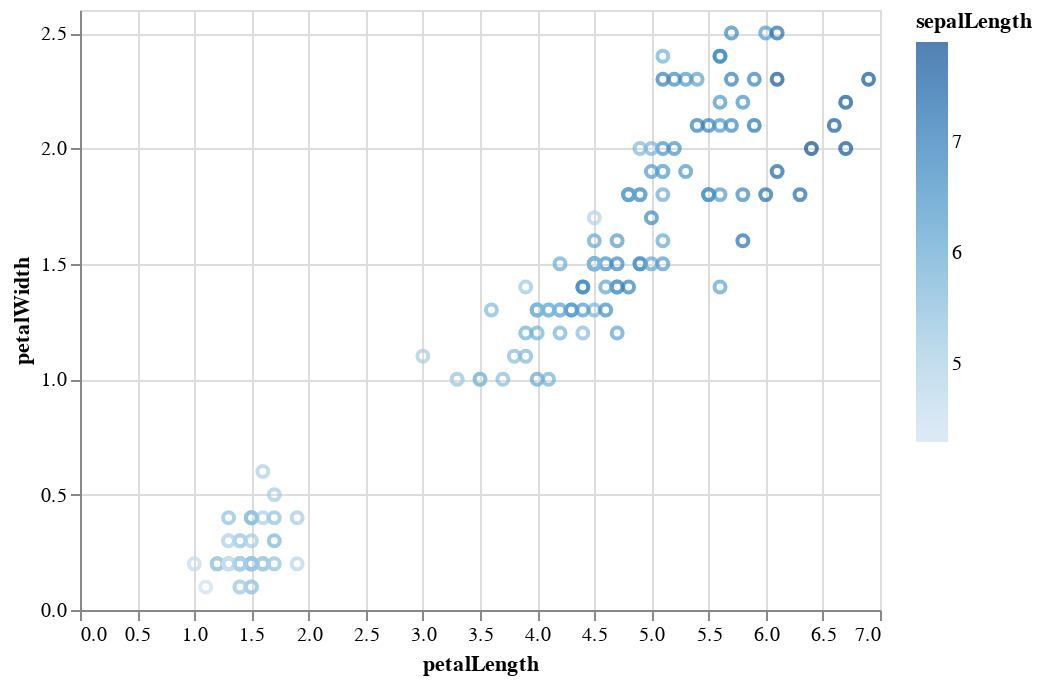

Notebook source saved alongside this figure:
### Markdown cell above
Noten que al usar un valor categórico para el color, elige el mapa de colores apropiado para datos categóricos.

Veamos qué pasa si usamos valores continuos para el color:

### Code cell
alt.Chart(iris).mark_point().encode(
    x='petalLength',
    y='petalWidth',
    color='sepalLength'
)

### Figure 1 — Vega-Lite specification as saved in the notebook (floating-point values rounded to 4 significant figures; data arrays with more than 128 entries replaced by an {"elided": "..."} marker saying what was removed)
{"$schema": "https://vega.github.io/schema/vega-lite/v2.6.0.json", "config": {"view": {"height": 300, "width": 400}}, "data": {"name": "data-a264acbd6e539a8b3afc0cb5f240fb57"}, "datasets": {"data-a264acbd6e539a8b3afc0cb5f240fb57": {"elided": "150 records"}}, "encoding": {"color": {"field": "sepalLength", "type": "quantitative"}, "x": {"field": "petalLength", "type": "quantitative"}, "y": {"field": "petalWidth", "type": "quantitative"}}, "mark": "point"}
